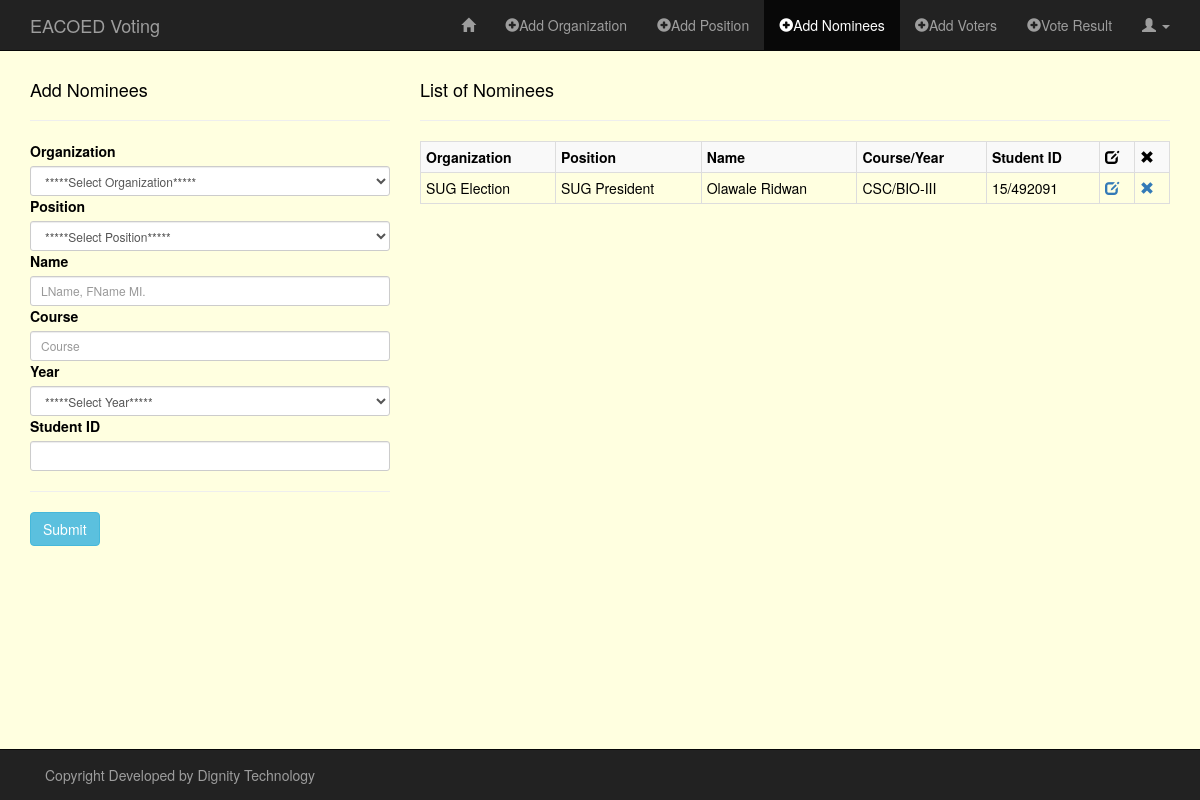
/sandbox/add_nominees.php (signed in), run on the app's committed database.
### tables this page shows
CREATE TABLE `nominees` (
  `id` int(11) NOT NULL,
  `org` varchar(60) NOT NULL,
  `pos` varchar(60) NOT NULL,
  `name` varchar(60) NOT NULL,
  `course` varchar(60) NOT NULL,
  `year` varchar(3) NOT NULL,
  `stud_id` varchar(60) NOT NULL
);

### sandbox/classes/Organization.php (called while the page is built, shortened)
<?php
class Organization
{
    public function READ_ORG() {
        global $db;
        $sql = "SELECT * FROM organization";
        if(!$stmt = $db->prepare($sql)) {
            echo $stmt->error;
        } else {
            $stmt->execute();
            $result = $stmt->get_result();
        }
        return $result;
    }
}

### sandbox/classes/Nominees.php (called while the page is built, shortened)
<?php
class Nominees
{
    public function READ_NOMINEE() {
        global $db;
        $sql = "SELECT *
                FROM nominees
                ORDER BY name ASC";
        if(!$stmt = $db->prepare($sql)) {
            echo $stmt->error;
        } else {
            $stmt->execute();
            $result = $stmt->get_result();
        }
        return $result;
    }
}

### sandbox/add_nominees.php (the view, shortened to what this page needs)
<?php
require("../config/db.php");
require("classes/Organization.php");
require("classes/Nominees.php");
?>
<!DOCTYPE HTML>
<html lang="en-US">
<head>
    <link rel="stylesheet" href="../assets/css/bootstrap.min.css">
    <link rel="stylesheet" href="../assets/css/style_admin.css">
</head>
<body>
<nav class="navbar navbar-inverse navbar-fixed-top" role="navigation">
    <div class="container">
        <div class="navbar-header">
            <a class="navbar-brand" href="index.php">EACOED Voting</a>
        </div>
        <div class="collapse navbar-collapse" id="bs-example-navbar-collapse-1">
            <ul class="nav navbar-nav navbar-right">
                <li><a href="admin_page.php"><span class="glyphicon glyphicon-home"></span></a></li>
                <li><a href="add_org.php"><span class="glyphicon glyphicon-plus-sign"></span>Add Organization</a></li>
                <li><a href="add_pos.php"><span class="glyphicon glyphicon-plus-sign"></span>Add Position</a></li>
                <li class="active"><a href="add_nominees.php"><span class="glyphicon glyphicon-plus-sign"></span>Add Nominees</a></li>
                <li><a href="add_voters.php"><span class="glyphicon glyphicon-plus-sign"></span>Add Voters</a></li>
                <li><a href="vote_result.php"><span class="glyphicon glyphicon-plus-sign"></span>Vote Result</a></li>
                <li class="dropdown">
                    <a href="#" class="dropdown-toggle" data-toggle="dropdown" role="button" aria-haspopup="true" aria-expanded="false"><span class="glyphicon glyphicon-user"></span> <span class="caret"></span></a>
                </li>
            </ul>
        </div>
    </div>
</nav>
<div class="container">
    <div class="row">
        <div class="col-md-4">
            <h4>Add Nominees</h4><hr>
            <form method="POST" action="<?php $_SERVER['PHP_SELF']; ?>" role="form">
                <?php
                $readOrg = new Organization();
                $rtnReadOrg = $readOrg->READ_ORG();
                ?>
                <div class="form-group-sm">
                    <label for="organization">Organization</label>
                    <?php if($rtnReadOrg) { ?>
                        <select required name="organization" class="form-control" id="org-list" onchange="getPos(this.value);">
                            <option value="">*****Select Organization*****</option>
                        </select>
                    <?php }  ?>
                </div>
                <div class="form-group-sm">
                    <label for="position">Position</label>
                    <select required name="position" class="form-control" id="pos-list">
                        <option value="">*****Select Position*****</option>
                    </select>
                </div>
                <div class="form-group-sm">
                    <label for="name">Name</label>
                    <input required type="text" name="name" class="form-control" placeholder="LName, FName MI.">
                </div>
                <div class="form-group-sm">
                    <label for="course">Course</label>
                    <input type="text" required name="course" class="form-control" placeholder="Course">
                </div>
                <div class="form-group-sm">
                    <label for="year">Year</label>
                    <select required name="year" class="form-control">
                        <option value="">*****Select Year*****</option>
                    </select>
                </div>
                <div class="form-group-sm">
                    <label for="stud_id">Student ID</label>
                    <input required type="text" name="stud_id" class="form-control">
                </div>
                <hr/>
                <div class="form-group-sm">
                    <input type="submit" name="submit" value="Submit" class="btn btn-info">
                </div>
            </form>
        </div>
        <?php
        $readNominees = new Nominees();
        $rtnReadNominees = $readNominees->READ_NOMINEE();
        ?>
        <div class="col-md-8">
            <h4>List of Nominees</h4><hr>
            <div class="table-responsive">
                <?php if($rtnReadNominees) { ?>
                <table class="table table-bordered table-condensed table-striped">
                    <tr>
                        <th>Organization</th>
                        <th>Position</th>
                        <th>Name</th>
                        <th>Course/Year</th>
                        <th>Student ID</th>
                        <th><span class="glyphicon glyphicon-edit"></span></th>
                        <th><span class="glyphicon glyphicon-remove"></span></th>
                    </tr>
                    <?php while($rowNom = $rtnReadNominees->fetch_assoc()) { ?>
                    <tr>
                        <td><?php echo $rowNom['org']; ?></td>
                        <td><?php echo $rowNom['pos']; ?></td>
                        <td><?php echo $rowNom['name']; ?></td>
                        <td><?php echo $rowNom['course'] . "-" . $rowNom['year']; ?></td>
                        <td><?php echo $rowNom['stud_id']; ?></td>
                        <td><a href="./edit_nominee.php?id=<?php echo $rowNom['id']; ?>"><span class="glyphicon glyphicon-edit"></span></a></td>
                        <td><a href="./delete_nominee.php?id=<?php echo $rowNom['id']; ?>"><span class="glyphicon glyphicon-remove"></span></a></td>
                    </tr>
                    <?php }  ?>
                </table>
                <?php }  ?>
            </div>
        </div>
    </div>
</div>
<nav class="navbar navbar-inverse navbar-fixed-bottom" role="navigation">
    <div class="container">
        <div class="navbar-text pull-left">
            Copyright Developed by Dignity Technology
        </div>
    </div>
</nav>
</body>
</html>

### assets/css/style_admin.css (style rules this page uses)
body { color: black; margin-top: 70px; margin-bottom: 70px; background-color: lightyellow; }

### data on the page
nominees: org "SUG Election", pos "SUG President", name "Olawale Ridwan", course "CSC/BIO", year "III", stud "15/492091"
